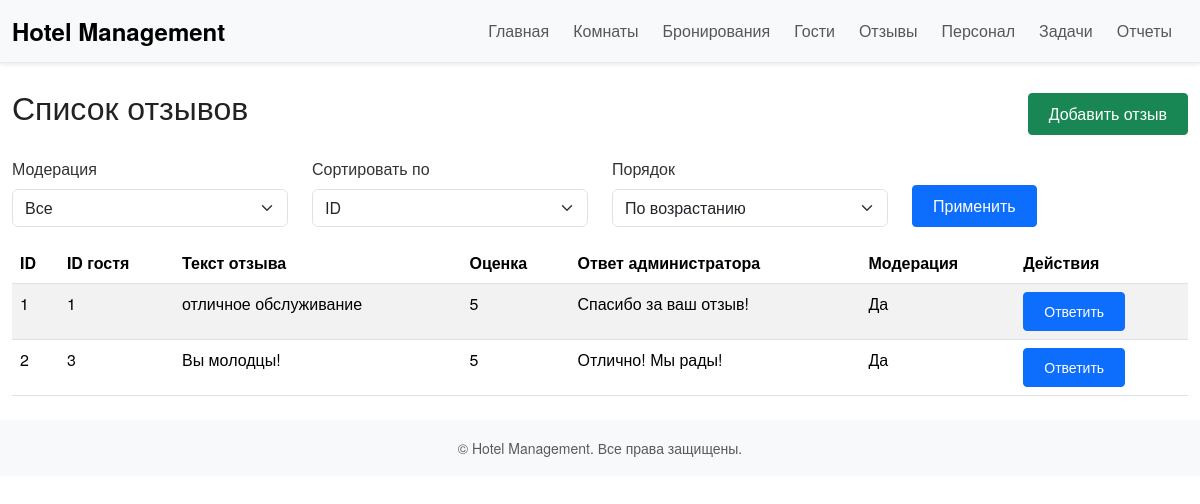
The app's page /reviews with its own data.
### tables this page shows
CREATE TABLE reviews (
            id INTEGER PRIMARY KEY AUTOINCREMENT,
            guest_id INTEGER,
            review TEXT,
            rating INTEGER,
            admin_reply TEXT,
            moderated INTEGER DEFAULT 0,
            FOREIGN KEY (guest_id) REFERENCES guests(id)
        );

### app.py (the view)
@app.route('/reviews')
def list_reviews():
    moderated_only = request.args.get('moderated', default=None, type=int)  # Фильтрация по модерации: 0 или 1
    guest_id = request.args.get('guest_id', default=None, type=int)         # Фильтрация по гостям
    sort_by = request.args.get('sort_by', default='id', type=str)           # Сортировка: id, rating, или guest_id
    sort_order = request.args.get('sort_order', default='asc', type=str)    # Порядок сортировки: asc или desc
    conn = get_db_connection()
    query = 'SELECT * FROM reviews WHERE 1=1'  # Базовый SQL-запрос (WHERE 1=1 позволяет динамически добавлять фильтры)
    if moderated_only is not None:
        query += ' AND moderated = ?'
    if guest_id is not None:
        query += ' AND guest_id = ?'
    query += f' ORDER BY {sort_by} {sort_order}'
    params = []
    if moderated_only is not None:
        params.append(moderated_only)
    if guest_id is not None:
        params.append(guest_id)
    reviews = conn.execute(query, params).fetchall()
    conn.close()
    return render_template('reviews.html', reviews=reviews)

### app.py (called while the page is built)
def get_db_connection():
    conn = sqlite3.connect(DATABASE)
    conn.row_factory = sqlite3.Row  # позволит обращаться по именам столбцов
    return conn

### templates/reviews.html (shortened to what this page needs)
{% extends 'base.html' %}
{% block content %}
<div class="d-flex justify-content-between align-items-center mb-3">
  <h2>Список отзывов</h2>
  <a class="btn btn-success" href="{{ url_for('add_review') }}">Добавить отзыв</a>
</div>
<form method="get" action="{{ url_for('list_reviews') }}" class="mb-3">
  <div class="row">
    <div class="col-md-3">
      <label for="moderated" class="form-label">Модерация</label>
      <select name="moderated" id="moderated" class="form-select">
        <option value="">Все</option>
      </select>
    </div>
    <div class="col-md-3">
      <label for="sort_by" class="form-label">Сортировать по</label>
      <select name="sort_by" id="sort_by" class="form-select">
        <option value="id" {% if request.args.get('sort_by') == 'id' %}selected{% endif %}>ID</option>
      </select>
    </div>
    <div class="col-md-3">
      <label for="sort_order" class="form-label">Порядок</label>
      <select name="sort_order" id="sort_order" class="form-select">
        <option value="asc" {% if request.args.get('sort_order') == 'asc' %}selected{% endif %}>По возрастанию</option>
      </select>
    </div>
    <div class="col-md-3 align-self-end">
      <button type="submit" class="btn btn-primary">Применить</button>
    </div>
  </div>
</form>
<table class="table table-striped table-hover">
  <thead>
    <tr>
      <th>ID</th>
      <th>ID гостя</th>
      <th>Текст отзыва</th>
      <th>Оценка</th>
      <th>Ответ администратора</th>
      <th>Модерация</th>
      <th>Действия</th>
    </tr>
  </thead>
  <tbody>
    {% for review in reviews %}
    <tr>
      <td>{{ review['id'] }}</td>
      <td>{{ review['guest_id'] }}</td>
      <td>{{ review['review'] }}</td>
      <td>{{ review['rating'] }}</td>
      <td>{{ review['admin_reply'] or 'Нет ответа' }}</td>
      <td>{{ 'Да' if review['moderated'] == 1 else 'Нет' }}</td>
      <td>
        <a class="btn btn-primary btn-sm" href="{{ url_for('reply_review', review_id=review['id']) }}">Ответить</a>
      </td>
    </tr>
    {% endfor %}
  </tbody>
</table>
{% endblock %}

### static/css/style.css (style rules this page uses)
html, body { background-color: #ffffff; color: #333333; font-family: 'Helvetica Neue', Arial, sans-serif; margin: 0; padding: 0; }
h1, h2, h3, h4, h5, h6 { font-weight: 300; color: #222222; margin-bottom: 1rem; }
.btn { border-radius: 0.25rem; padding: 0.5rem 1.25rem; }

### records on screen
reviews: id "1", guest_id "1", review "отличное обслуживание", rating "5", admin_reply "Спасибо за ваш отзыв!", moderated "Да"
reviews: id "2", guest_id "3", review "Вы молодцы!", rating "5", admin_reply "Отлично! Мы рады!", moderated "Да"
